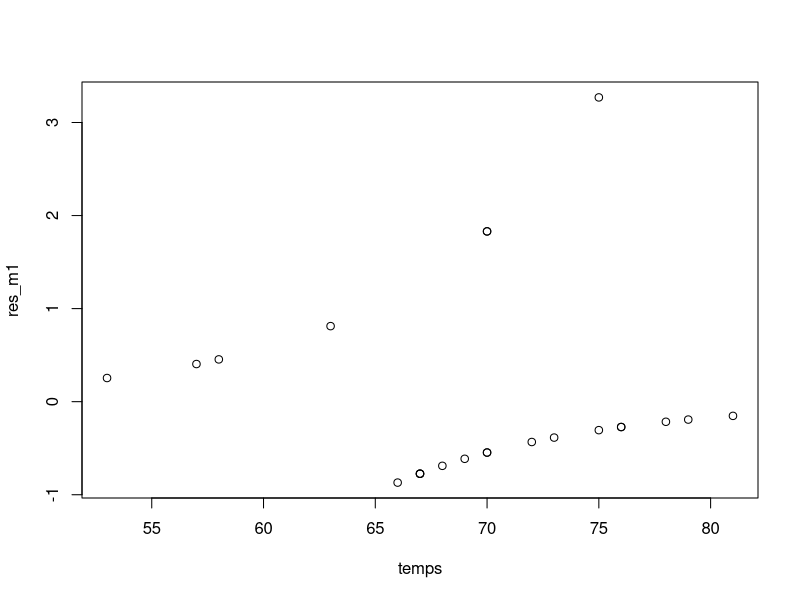

The R source for this figure: (Note: this script raises an error after producing the figure.)
#exercise 2

#a
y = c(1,1,1,1,0,0,0,0,0,0,0,0,1,1,0,0,0,1,0,0,0,0,0)
temps = c(53,57,58,63,66,67,67,67,68,69,70,70,70,70,72,73,75,75,76,76,78,79,81)

m1=glm(y~temps,binomial)

summary(m1)

1-pchisq(20.315,21) #p value=0.50>0.05=a so i fail to reject the null,model good fit

anova(m1,test="Chisq")
#with the p value we Test 
#the significance of the linear effect 
#of temperature on the probability of failure

##we check the temps row,at the Pr(>|z|) column
#the p-value is 0.032 so the effect of temperature
#is statistically significant.

#we reject the null hypothesis
#(no relationship between temperature and the probability of O-ring failure)



#b
# predict the prob of failure at temps=31

predict(m1,newdata = list(temps = c(31)),type = "response")

#c
#chechking GOF Pearson residuals
res_m1=residuals(m1,type="pearson")
plot(temps,res_m1)

#there is clearly patterns on the plot,so m1 is not a good fit for the data
# residuals not informative
# ungrouped - ONLY HOSMER-LEMSHOW FOR GOF

#Hosmere Lemeshow test a better alternative in this case
HL_m1 = hoslem.test(m1$y,fitted(m1),g = 5)
HL_m1
#do not reject, model good fit for the data
#d
m2_temp <- factor(ifelse(temps>=70, "high", "low"))
m2=glm(y~m2_temp,binomial)
summary(m2)
1-pchisq(27.506,21)

#p value is over 0.05 so i fail to reject the null hypothesis ,
#so the new variable is statistically insignificant